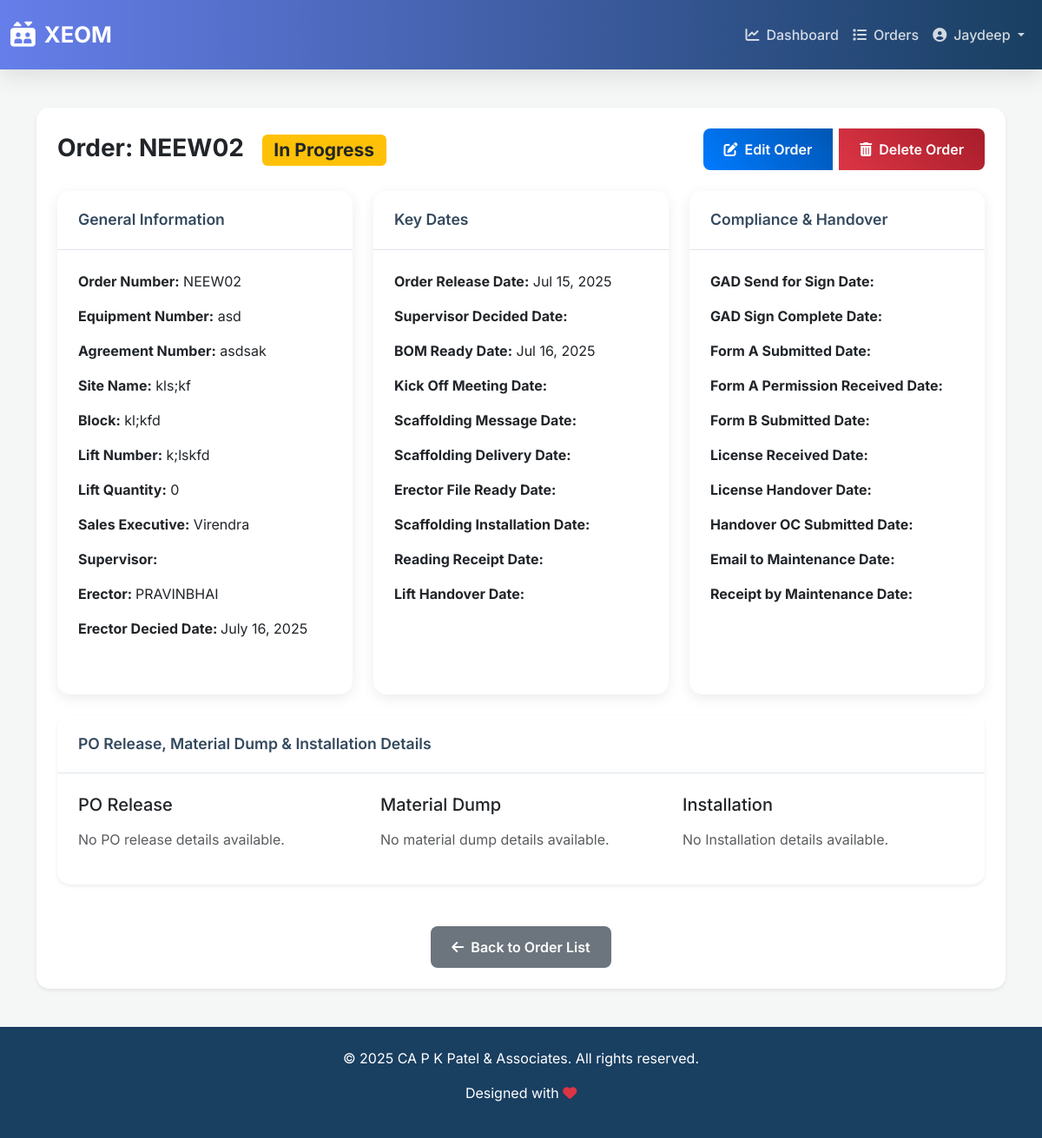
Page /xeom/NEEW02/ (signed in) on the earlier database version.
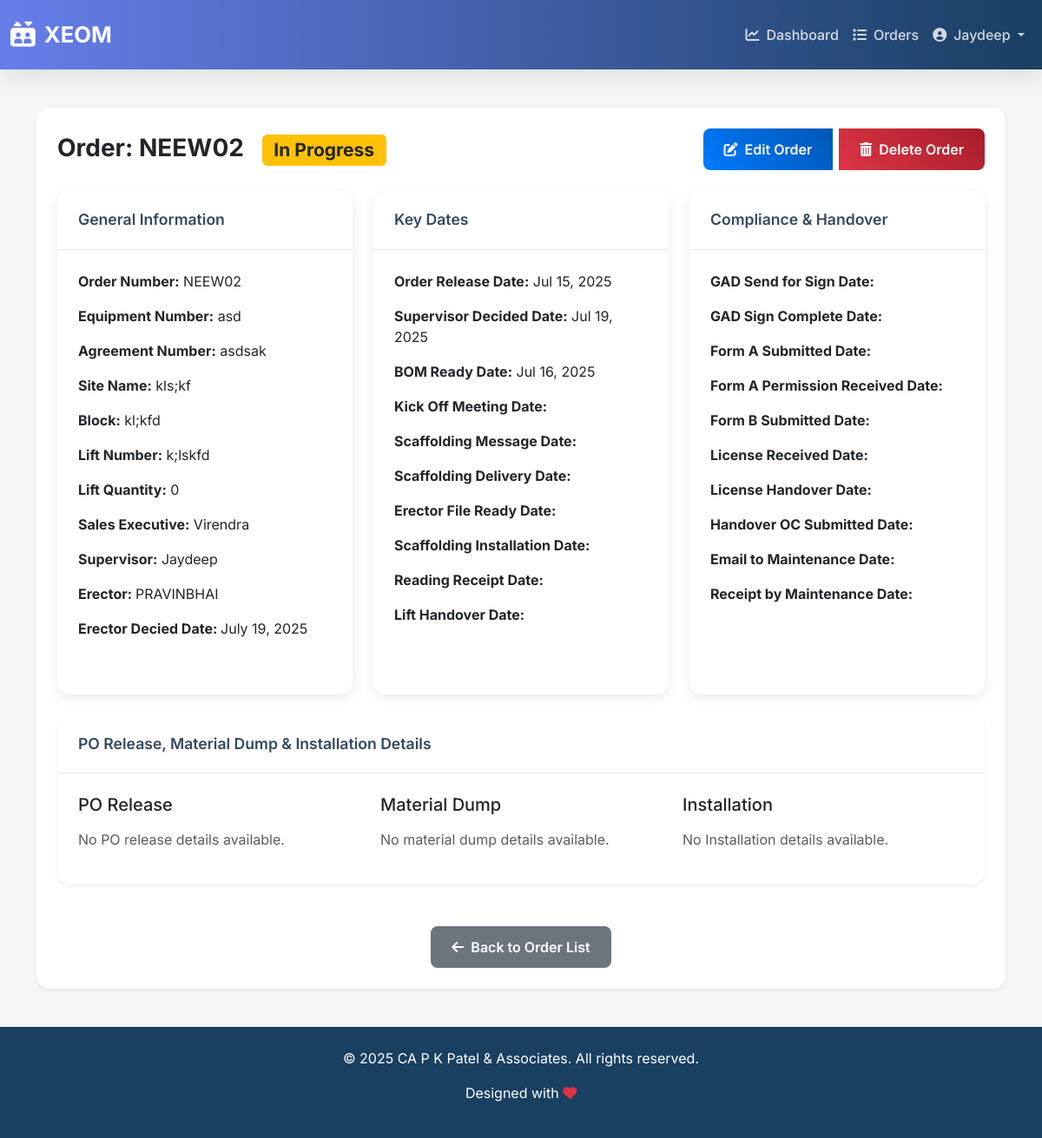
Same page on the later database version.
### Xeom/models.py (models this page shows, shortened)
class order(models.Model):
    order_number = models.CharField(max_length=100, primary_key=True, verbose_name="Order Number")
    equipment_number = models.CharField(max_length=100, verbose_name="Equipment Number")
    agreement_number = models.CharField(max_length=100, verbose_name="Agreement Number")
    site_name = models.CharField(max_length=100, verbose_name="Site Name")
    block = models.CharField(max_length=100, verbose_name="Block")
    lift_number = models.CharField(max_length=100, verbose_name="Lift Number")
    lift_quantity = models.IntegerField(verbose_name="Lift Quantity")
    sales_executive = models.ForeignKey(User, on_delete=models.CASCADE, verbose_name="Sales Executive")
    order_release = models.DateField(verbose_name="Order Release Date", blank=True,null=True)
    supervisor_decided = models.DateField(verbose_name="Supervisor Decided Date",blank=True,null=True)
    supervisor = models.ForeignKey(User, on_delete=models.CASCADE, related_name='supervisor', verbose_name="Supervisor",blank=True,null=True)
    bom_ready = models.DateField(verbose_name="BOM Ready Date",blank=True,null=True)
    gad_send_for_sign = models.DateField(verbose_name="GAD Send for Sign Date",blank=True,null=True)
    kick_off_meeting = models.DateField(verbose_name="Kick Off Meeting Date",blank=True,null=True)
    scaffolding_message = models.DateField(verbose_name="Scaffolding Message Date",blank=True,null=True)
    scaffolding_delivery = models.DateField(verbose_name="Scaffolding Delivery Date",blank=True,null=True)
    erector = models.CharField(max_length=100, verbose_name="Erector Name", choices=[('SOVANJI','SOVANJI'),('PRAVINBHAI','PRAVINBHAI'),('ROSHANBHAI','ROSHANBHAI'),('BHAVESHBHAI','BHAVESHBHAI'),('JATINBHAI','JATINBHAI'),('DIPAKBHAI','DIPAKBHAI'),('KIRANBHAI','KIRANBHAI'),('MUNAVARBHAI','MUNAVARBHAI'),('KAUSHIKBHAI','KAUSHIKBHAI'),('RAJU','RAJU'),('ASHOKBHAI','ASHOKBHAI'),('OM PRAKASH','OM PRAKASH')],blank=True, null=True)
    erector_decided = models.DateField(verbose_name="Erector Decided Date",blank=True,null=True)
    erector_file_ready = models.DateField(verbose_name="Erector File Ready Date",blank=True,null=True)
    scaffolding_installation = models.DateField(verbose_name="Scaffolding Installation Date",blank=True,null=True)
    reading_receipt = models.DateField(verbose_name="Reading Receipt Date",blank=True,null=True)
    po_release = models.JSONField(verbose_name="PO Release", default=dict,blank=True,null=True)
    material_dump = models.JSONField(verbose_name="Material Dump", default=dict,blank=True,null=True)
    installation = models.JSONField(verbose_name="Installation Date", default=dict,blank=True,null=True)
    lift_handover = models.DateField(verbose_name="Lift Handover Date",blank=True,null=True)
    gad_sign_complete = models.DateField(verbose_name="GAD Sign Complete Date",blank=True,null=True)
    form_a_submitted = models.DateField(verbose_name="Form A Submitted Date",blank=True,null=True)
    form_a_permission_received = models.DateField(verbose_name="Form Permission Received Date",blank=True,null=True)
    form_b_submitted = models.DateField(verbose_name="Form B Submitted Date",blank=True,null=True)
    license_received = models.DateField(verbose_name="License Received Date",blank=True,null=True)
    license_handover = models.DateField(verbose_name="License Handover Date",blank=True,null=True)
    handover_oc_submitted = models.DateField(verbose_name="Handover OC Submitted Date",blank=True,null=True)
    email_to_maintenance = models.DateField(verbose_name="Email to Maintenance Date",blank=True,null=True)
    receipt_by_maintenance = models.DateField(verbose_name="Receipt by Maintenance Date",blank=True,null=True)
    status = models.CharField(max_length=100,verbose_name="Status", default="In Progress", choices=[('In Progress', 'In Progress'),('Completed', 'Completed'),])
    history = HistoricalRecords()

### Xeom/views.py (the view)
# urls.py: path('<str:order_number>/', views.OrderDetailView.as_view(), name='order_detail'),
class OrderDetailView(LoginRequiredMixin, DetailView):
    model = order
    template_name = 'order_detail.html'
    context_object_name = 'order'
    pk_url_kwarg = 'order_number'
    def get_object(self):
        return get_object_or_404(order, order_number=self.kwargs['order_number'])

### Xeom/templates/order_detail.html (shortened to what the changed rows need)
{% extends 'base.html' %}
{% load static %}
{% block content %}
<div class="container mt-4">
    <div class="card shadow-sm mb-4">
        <div class="card-body">
            <div class="d-flex justify-content-between align-items-center mb-4">
                <h1 class="h3 mb-0 text-gray-800"><strong> Order: {{ order.order_number }} &nbsp;</strong>
                    <span class="badge
                        {% if order.status == 'Completed' %}bg-success
                        {% elif order.status == 'In Progress' %}bg-warning text-dark
                        {% else %}bg-secondary{% endif %}">
                         {{ order.status }}
                    </span>
                </h1>
            </div>
            <div class="row g-4 mb-4">
                <div class="col-md-6 col-lg-4">
                    <div class="card h-100">
                        <div class="card-body">
                            <p><strong>Order Number:</strong> {{ order.order_number }}</p>
                            <p><strong>Equipment Number:</strong> {{ order.equipment_number }}</p>
                            <p><strong>Agreement Number:</strong> {{ order.agreement_number }}</p>
                            <p><strong>Site Name:</strong> {{ order.site_name }}</p>
                            <p><strong>Block:</strong> {{ order.block }}</p>
                            <p><strong>Lift Number:</strong> {{ order.lift_number }}</p>
                            <p><strong>Lift Quantity:</strong> {{ order.lift_quantity }}</p>
                            <p><strong>Sales Executive:</strong> {{ order.sales_executive.get_full_name|default:order.sales_executive.username }}</p>
                            <p><strong>Supervisor:</strong> {{ order.supervisor.get_full_name|default:order.supervisor|default:"" }}</p>
                            <p><strong>Erector: </strong> {{ order.erector|default:"" }}</p>
                            <p><strong>Erector Decied Date:  </strong> {{ order.erector_decided|default:"" }}</p>
                        </div>
                    </div>
                </div>
                <div class="col-md-6 col-lg-4">
                    <div class="card h-100">
                        <div class="card-body">
                            <p><strong>Order Release Date:</strong> {{ order.order_release|date:"M d, Y"|default:"" }}</p>
                            <p><strong>Supervisor Decided Date:</strong> {{ order.supervisor_decided|date:"M d, Y"|default:"" }}</p>
                            <p><strong>BOM Ready Date:</strong> {{ order.bom_ready|date:"M d, Y"|default:"" }}</p>
                            <p><strong>Kick Off Meeting Date:</strong> {{ order.kick_off_meeting|date:"M d, Y"|default:"" }}</p>
                            <p><strong>Scaffolding Message Date:</strong> {{ order.scaffolding_message|date:"M d, Y"|default:"" }}</p>
                            <p><strong>Scaffolding Delivery Date:</strong> {{ order.scaffolding_delivery|date:"M d, Y"|default:"" }}</p>
                            <p><strong>Erector File Ready Date:</strong> {{ order.erector_file_ready|date:"M d, Y"|default:"" }}</p>
                            <p><strong>Scaffolding Installation Date:</strong> {{ order.scaffolding_installation|date:"M d, Y"|default:"" }}</p>
                            <p><strong>Reading Receipt Date:</strong> {{ order.reading_receipt|date:"M d, Y"|default:"" }}</p>
                            <p><strong>Lift Handover Date:</strong> {{ order.lift_handover|date:"M d, Y"|default:"" }}</p>
                        </div>
                    </div>
                </div>
            </div>
        </div>
    </div>
</div>
{% endblock %}

Differences in the rows shown:
changed order "NEEW02": supervisor.get_full_name (not shown) → "Jaydeep"; erector_decided "July 16, 2025" → "July 19, 2025"; supervisor_decided (not shown) → "Jul 19, 2025"
